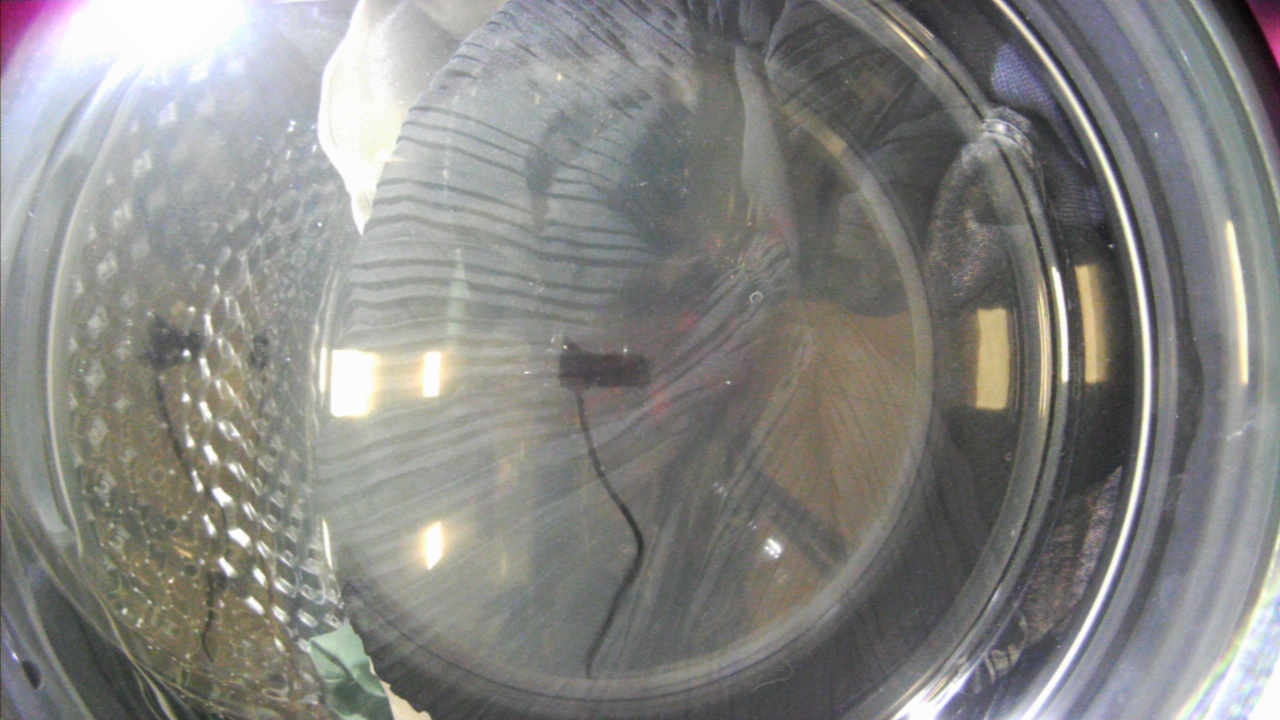
//> input picture clahe/img/source.jpg, 1280 x 720 px
$ ./main   (built with g++ and OpenCV 4, the #if around main switched on)
//> lines starting //> are read from the running program, lines starting //| are printed output that depends on the picture
#include <iostream>
#include <cv.h>
#include <highgui.h>
using namespace std;

#if 0
int main()
{

    cv::Mat inp_img = cv::imread("./img/source.jpg");
//> inp_img is the input picture: 720 rows x 1280 cols, CV_8UC3; mean B, G, R 131.1, 134.1, 134.3
	if (!inp_img.data) {
		cout << "Something Wrong" << endl;
		return -1;
	}
	cv::namedWindow("Input Image", CV_WINDOW_AUTOSIZE);
	cv::imshow("Input Image", inp_img);

	cv::Mat clahe_img;
	cv::cvtColor(inp_img, clahe_img, CV_BGR2Lab);
//> clahe_img: 720 rows x 1280 cols, CV_8UC3; mean of channels 0, 1, 2 141.4, 127.6, 129.7
	std::vector<cv::Mat> channels(3);
	cv::split(clahe_img, channels);
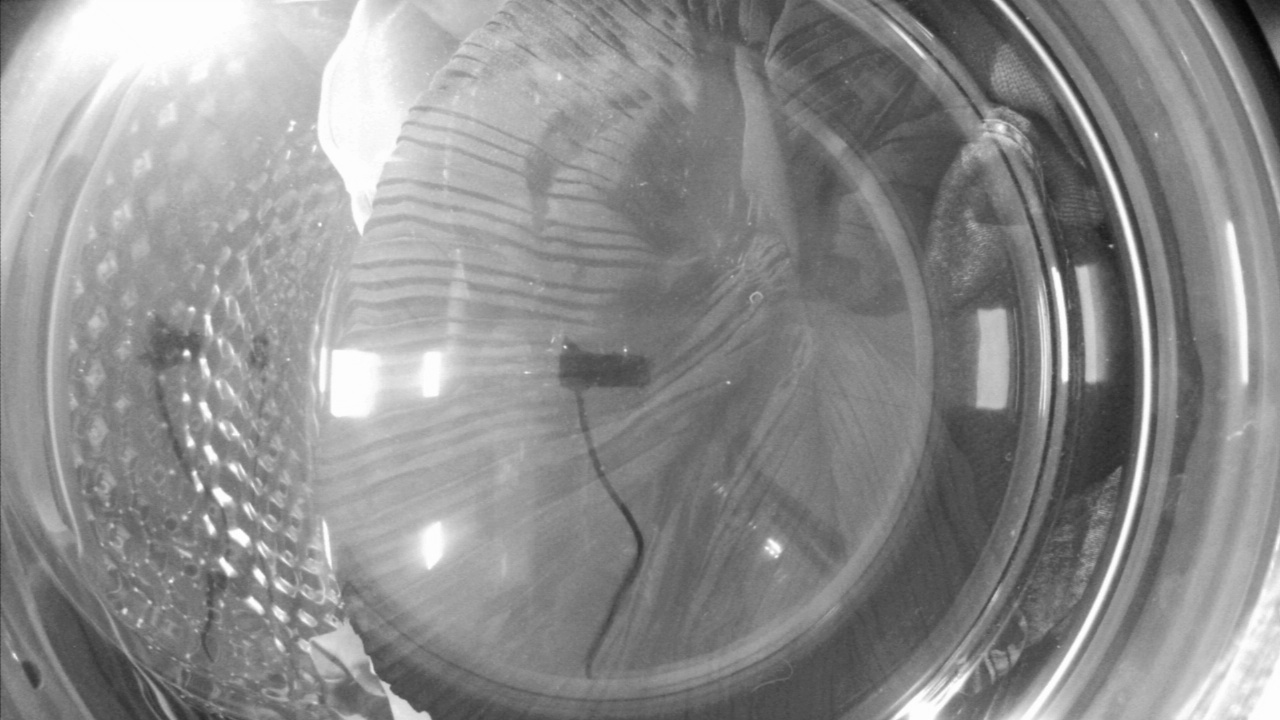
//> channels[0]: 720 rows x 1280 cols, CV_8UC1; min 3, max 255, mean 141.4
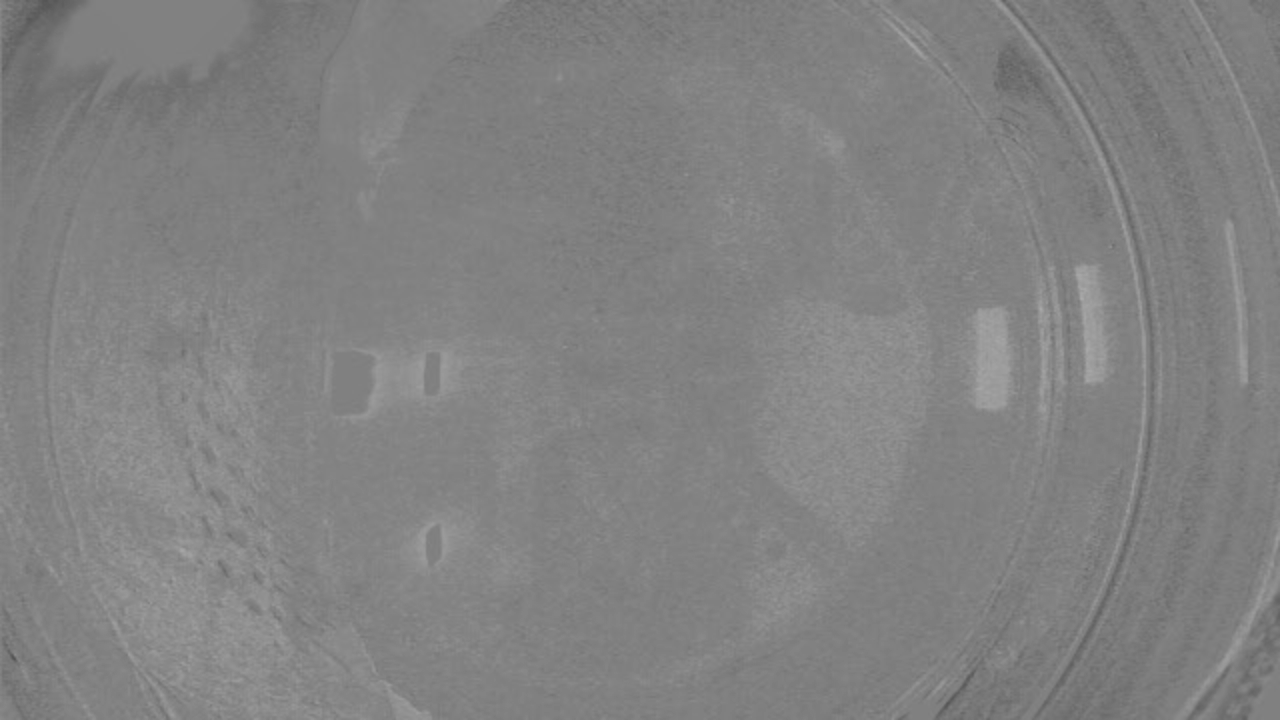
//> channels[2]: 720 rows x 1280 cols, CV_8UC1; min 85, max 170, mean 129.7

	cv::Ptr<cv::CLAHE> clahe = cv::createCLAHE();
	// 直方图的柱子高度大于计算后的ClipLimit的部分被裁剪掉，然后将其平均分配给整张直方图
	// 从而提升整个图像
	clahe->setClipLimit(2.);	// (int)(4.*(8*8)/256)
	//clahe->setTilesGridSize(Size(8, 8)); // 将图像分为8*8块
	cv::Mat dst;
	clahe->apply(channels[0], dst);
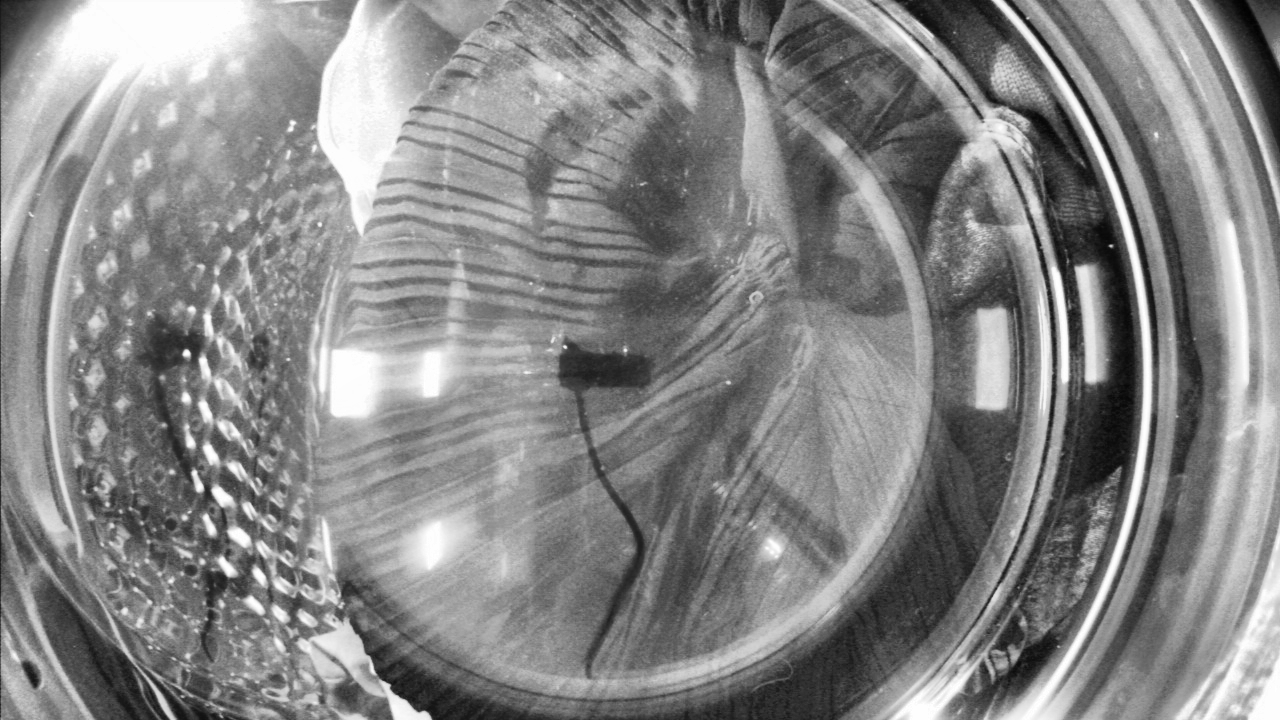
//> dst: 720 rows x 1280 cols, CV_8UC1; min 1, max 255, mean 134.4
	dst.copyTo(channels[0]);
	cv::merge(channels, clahe_img);
//> clahe_img: 720 rows x 1280 cols, CV_8UC3; mean of channels 0, 1, 2 134.4, 127.6, 129.7

	cv::Mat image_clahe;
	cv::cvtColor(clahe_img, image_clahe, CV_Lab2BGR);
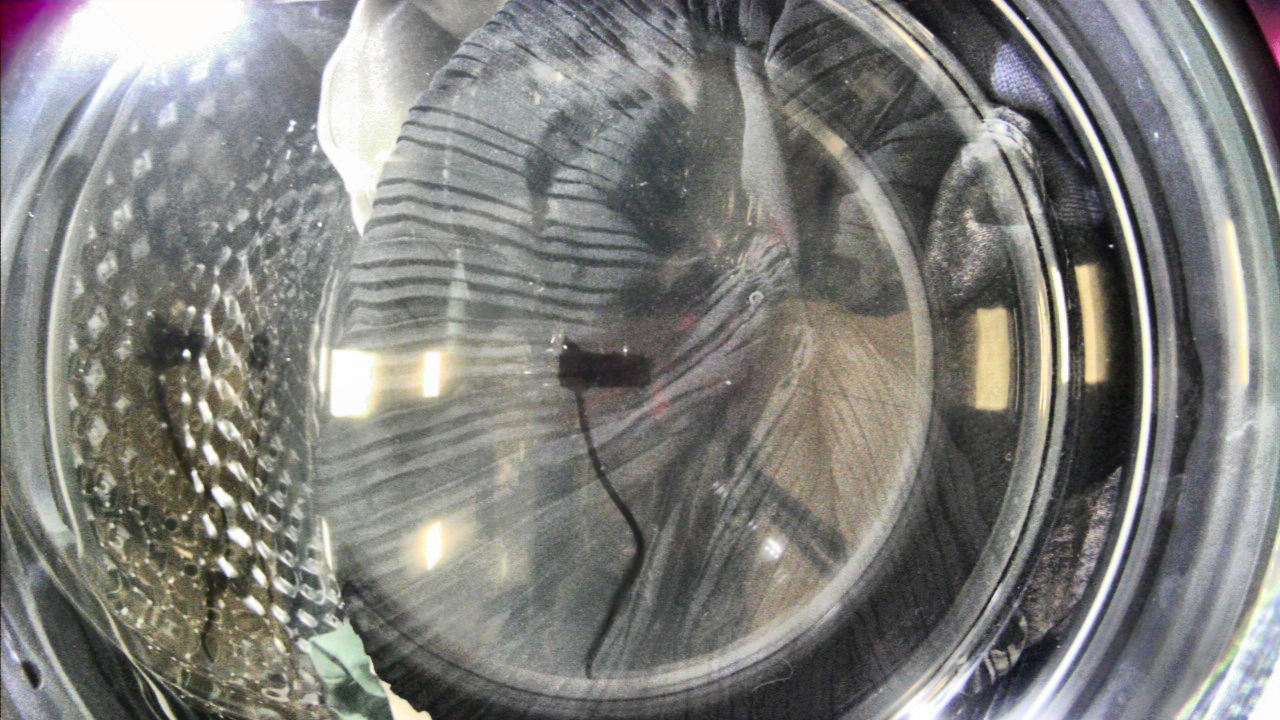
//> image_clahe: 720 rows x 1280 cols, CV_8UC3; mean B, G, R 124.7, 127.8, 127.9

	//cout << cvFloor(-1.5) << endl;

	cv::namedWindow("CLAHE Image", CV_WINDOW_AUTOSIZE);
	cv::imshow("CLAHE Image", image_clahe);
	imwrite("out.jpg", image_clahe);
	cv::waitKey(0);
	cv::destroyAllWindows();

    return 0;
}

#endif
